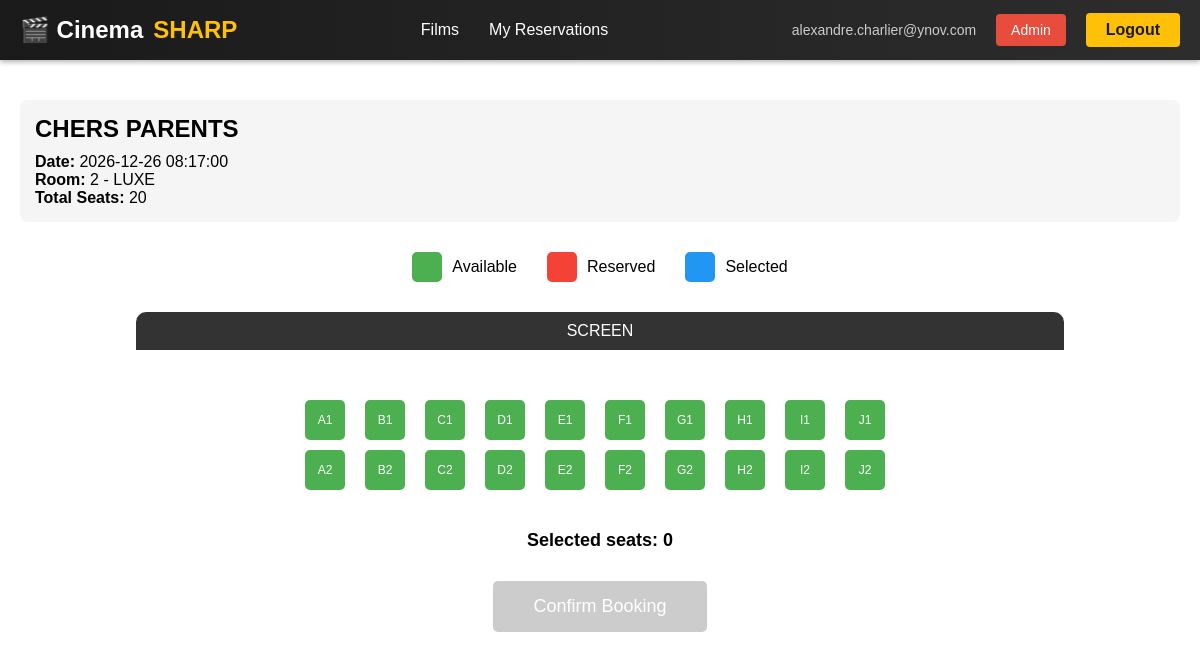
Page /booking?sceanceId=SCEANCE_699f81d195335 (signed in) on the committed database.
### tables this page shows
CREATE TABLE IF NOT EXISTS `sceance` (
  `sceanceId` varchar(50) NOT NULL,
  `sceanceDate` datetime DEFAULT NULL,
  `filmId` varchar(50) NOT NULL,
  `roomId` int NOT NULL,
  PRIMARY KEY (`sceanceId`),
  KEY `filmId` (`filmId`),
  KEY `roomId` (`roomId`)
);

CREATE TABLE IF NOT EXISTS `film` (
  `filmId` varchar(50) NOT NULL,
  `filmTitle` varchar(50) DEFAULT NULL,
  `filmAuthor` varchar(50) DEFAULT NULL,
  `filmDetail` text,
  `filmCategory` varchar(50) DEFAULT NULL,
  `filmTime` smallint DEFAULT NULL,
  `filmPoster` varchar(50) DEFAULT NULL,
  PRIMARY KEY (`filmId`)
);

CREATE TABLE IF NOT EXISTS `room` (
  `roomId` int NOT NULL,
  `roomNumberOfSeats` smallint DEFAULT NULL,
  `roomCharacteristic` varchar(50) DEFAULT NULL,
  PRIMARY KEY (`roomId`)
);

CREATE TABLE IF NOT EXISTS `seat` (
  `roomId` int NOT NULL,
  `seatId` int NOT NULL,
  `seatRow` smallint DEFAULT NULL,
  `seatColumn` varchar(1) DEFAULT NULL,
  PRIMARY KEY (`roomId`,`seatId`)
);

### src/controllers/bookingController.php (called while the page is built, shortened)
<?php
class BookingController {
    private $model;
    public function __construct() {
        require_once __DIR__ . '/../models/bookingModel.php';
        $this->model = new BookingModel();
    }
    public function showBookingPage($sceanceId) {
        $sceance = $this->model->getSceanceById($sceanceId);
        $seats = $this->model->getAllSeatsWithStatus($sceance['roomId'], $sceanceId);
        include __DIR__ . '/../views/booking.php';
    }
}

### src/config/database.php (called while the page is built, shortened)
<?php
class Database{
    public static function getConnection(): PDO {
        $localhost = $_ENV['DB_HOST'];
        $db_name = $_ENV['DB_NAME'];
        $username = $_ENV['DB_USERNAME'];
        $password = $_ENV['DB_PASSWORD'];
        try{
            $connexion = new PDO ("mysql:host=$localhost;dbname=$db_name;",$username,$password) or die ();
            $connexion->setAttribute(PDO::ATTR_ERRMODE, PDO::ERRMODE_EXCEPTION);
            return $connexion;
        }catch(PDOException $connexionError) {
            echo "Connexion error : " . $connexionError->getMessage();
            die();
        }
    }
}

### src/models/bookingModel.php (called while the page is built, shortened)
<?php
class BookingModel {
    private $db;
    public function __construct() {
        require_once __DIR__ . '/../config/database.php';
        $this->db = Database::getConnection();
    }
    public function getSceanceById($sceanceId) {
        try {
            $sql = "SELECT s.*, f.filmTitle, f.filmPoster, r.roomNumberOfSeats, r.roomCharacteristic
                    FROM sceance s
                    JOIN film f ON s.filmId = f.filmId
                    JOIN room r ON s.roomId = r.roomId
                    WHERE s.sceanceId = :sceanceId";
            $stmt = $this->db->prepare($sql);
            $stmt->bindParam(':sceanceId', $sceanceId);
            $stmt->execute();
            return $stmt->fetch(PDO::FETCH_ASSOC);
        } catch (PDOException $e) {
            echo "Error retrieving session: " . $e->getMessage();
            return null;
        }
    }
    public function getAllSeatsWithStatus($roomId, $sceanceId) {
        try {
            $sql = "SELECT s.*,
                    CASE
                        WHEN r.seatId IS NULL THEN 'available'
                        ELSE 'reserved'
                    END as status
                    FROM seat s
                    LEFT JOIN reservation r ON s.roomId = r.roomId
                        AND s.seatId = r.seatId
                        AND r.sceanceId = :sceanceId
                    WHERE s.roomId = :roomId
                    ORDER BY s.seatRow, s.seatColumn";
            $stmt = $this->db->prepare($sql);
            $stmt->bindParam(':roomId', $roomId, PDO::PARAM_INT);
            $stmt->bindParam(':sceanceId', $sceanceId);
            $stmt->execute();
            return $stmt->fetchAll(PDO::FETCH_ASSOC);
        } catch (PDOException $e) {
            echo "Error retrieving seats: " . $e->getMessage();
            return [];
        }
    }
}

### src/views/booking.php (the view, shortened to what this page needs)
<?php include __DIR__ . '/header.php'; ?>
<!DOCTYPE html>
<html lang="en">
<head>
    <link rel="stylesheet" href="/css/style.css">
</head>
<body>
    <div class="booking-container">
        <div class="session-info">
            <h2><?php echo htmlspecialchars($sceance['filmTitle']); ?></h2>
            <p><strong>Date:</strong> <?php echo htmlspecialchars($sceance['sceanceDate']); ?></p>
            <p><strong>Room:</strong> <?php echo htmlspecialchars($sceance['roomId']); ?> - <?php echo htmlspecialchars($sceance['roomCharacteristic']); ?></p>
            <p><strong>Total Seats:</strong> <?php echo htmlspecialchars($sceance['roomNumberOfSeats']); ?></p>
        </div>
        <div class="legend">
            <div class="legend-item">
                <div class="legend-box available"></div>
                <span>Available</span>
            </div>
            <div class="legend-item">
                <div class="legend-box reserved"></div>
                <span>Reserved</span>
            </div>
            <div class="legend-item">
                <div class="legend-box selected"></div>
                <span>Selected</span>
            </div>
        </div>
        <div class="screen">SCREEN</div>
        <form method="POST" action="/booking/select" id="bookingForm">
            <div class="seats-grid">
                <?php
                $seatsByRow = [];
                foreach ($seats as $seat) {
                    $row = $seat['seatRow'];
                    if (!isset($seatsByRow[$row])) {
                        $seatsByRow[$row] = [];
                    }
                    $seatsByRow[$row][] = $seat;
                }
                ksort($seatsByRow);
                $columns = [];
                foreach ($seats as $seat) {
                    $columns[$seat['seatColumn']] = true;
                }
                ksort($columns);
                foreach ($seatsByRow as $rowNum => $rowSeats):
                    foreach (array_keys($columns) as $col):
                        $seat = null;
                        foreach ($rowSeats as $s) {
                            if ($s['seatColumn'] === $col) {
                                $seat = $s;
                                break;
                            }
                        }
                        if ($seat):
                            if ($seat['status'] === 'available'):
                ?>
                                <div class="seat available"
                                     data-seat-id="<?php echo htmlspecialchars($seat['seatId']); ?>"
                                     onclick="toggleSeat(this, <?php echo htmlspecialchars($seat['seatId']); ?>)">
                                    <?php echo htmlspecialchars($seat['seatColumn']) . htmlspecialchars($seat['seatRow']); ?>
                                </div>
                <?php
                            else:
                ?>
                                <div class="seat reserved">
                                    <?php echo htmlspecialchars($seat['seatColumn']) . htmlspecialchars($seat['seatRow']); ?>
                                </div>
                <?php
                            endif;
                        else:
                ?>
                            <div style="width: 50px; height: 40px;"></div>
                <?php
                        endif;
                    endforeach;
                endforeach;
                ?>
            </div>
            <div class="selected-count">
                Selected seats: <span id="selectedCount">0</span>
            </div>
            <div class="booking-actions">
                <button type="submit" class="btn-confirm" id="confirmBtn" disabled>Confirm Booking</button>
            </div>
        </form>
    </div>
</body>
</html>

### src/views/header.php (style rules this page uses)
* { margin: 0; padding: 0; box-sizing: border-box; }
body { font-family: Arial, sans-serif; }

### src/views/booking.php (style rules this page uses)
.booking-container { max-width: 1200px; margin: 20px auto; padding: 20px; }
.session-info { background: #f5f5f5; padding: 15px; border-radius: 8px; margin-bottom: 30px; }
.session-info h2 { margin: 0 0 10px 0; }
.screen { background: #333; color: white; text-align: center; padding: 10px; margin: 30px auto; width: 80%; border-radius: 10px 10px 0 0; }
.seats-grid { display: grid; grid-template-columns: repeat(10, 50px); gap: 10px; max-width: 550px; margin: 20px auto; padding: 20px; justify-content: center; }
.seat { width: 40px; height: 40px; border: 2px solid #ccc; border-radius: 5px; cursor: pointer; display: flex; align-items: center; justify-content: center; font-size: 12px; transition: all 0.3s; }
.seat.available { background: #4CAF50; border-color: #4CAF50; color: white; }
.legend { display: flex; justify-content: center; gap: 30px; margin: 20px 0; }
.legend-item { display: flex; align-items: center; gap: 10px; }
.legend-box { width: 30px; height: 30px; border-radius: 5px; border: 2px solid #ccc; }
.legend-box.available { background: #4CAF50; border-color: #4CAF50; }
.legend-box.reserved { background: #f44336; border-color: #f44336; }
.legend-box.selected { background: #2196F3; border-color: #2196F3; }
.booking-actions { text-align: center; margin: 30px 0; }
.btn-confirm { background: #4CAF50; color: white; padding: 15px 40px; border: none; border-radius: 5px; font-size: 18px; cursor: pointer; transition: background 0.3s; }
.btn-confirm:disabled { background: #ccc; cursor: not-allowed; }
.selected-count { margin: 20px 0; text-align: center; font-size: 18px; font-weight: bold; }

### rows in the picture
sceance: filmId.filmTitle "CHERS PARENTS", sceanceDate "2026-12-26 08:17:00", roomId "2", roomId.roomCharacteristic "LUXE", roomId.roomNumberOfSeats "20"
seat: seatColumn "A", seatRow "1"
seat: seatColumn "B", seatRow "1"
seat: seatColumn "C", seatRow "1"
seat: seatColumn "D", seatRow "1"
seat: seatColumn "E", seatRow "1"
seat: seatColumn "F", seatRow "1"
seat: seatColumn "G", seatRow "1"
seat: seatColumn "H", seatRow "1"
seat: seatColumn "I", seatRow "1"
seat: seatColumn "J", seatRow "1"
seat: seatColumn "A", seatRow "2"
seat: seatColumn "B", seatRow "2"
seat: seatColumn "C", seatRow "2"
seat: seatColumn "D", seatRow "2"
seat: seatColumn "E", seatRow "2"
seat: seatColumn "F", seatRow "2"
seat: seatColumn "G", seatRow "2"
seat: seatColumn "H", seatRow "2"
seat: seatColumn "I", seatRow "2"
seat: seatColumn "J", seatRow "2"

### other values in the picture
$user_email "alexandre.charlier@ynov.com"
